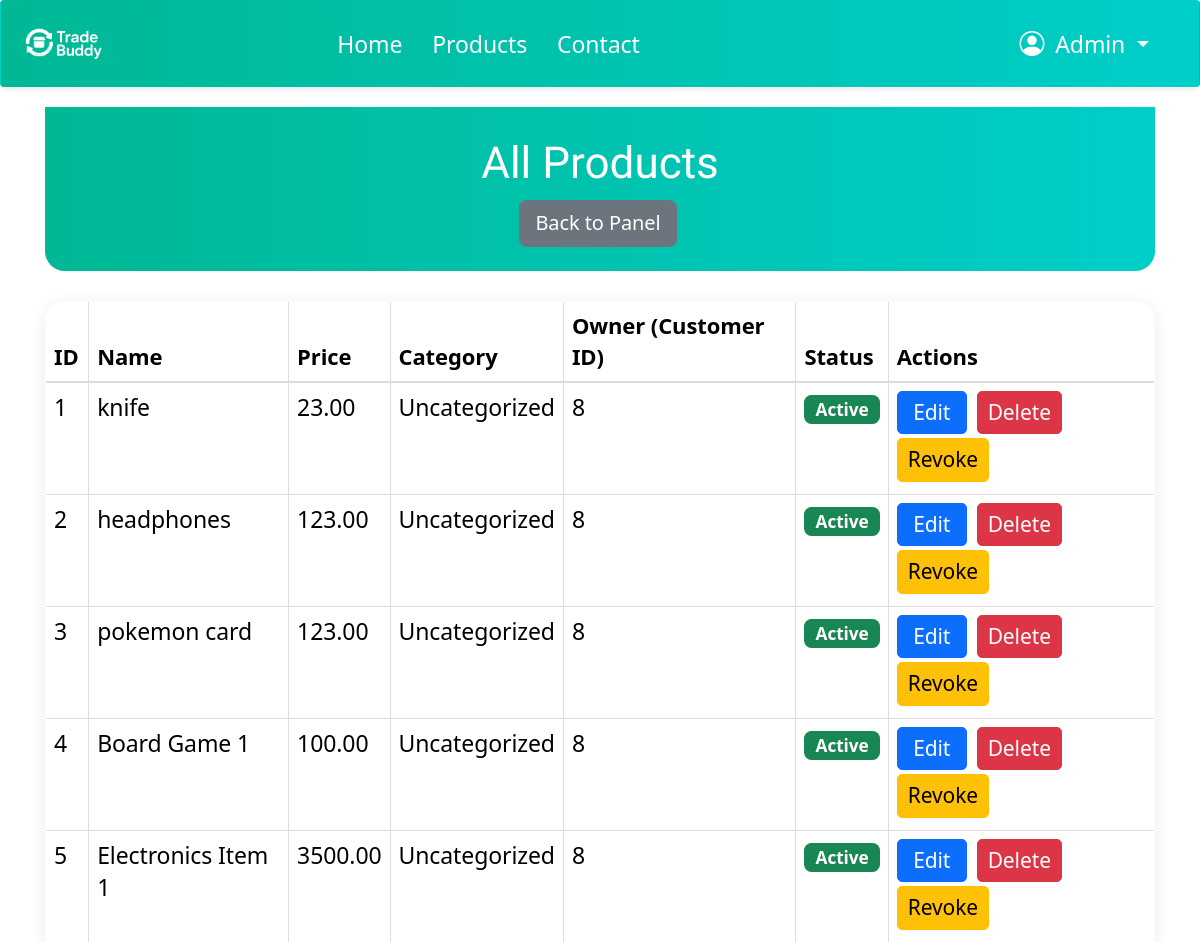
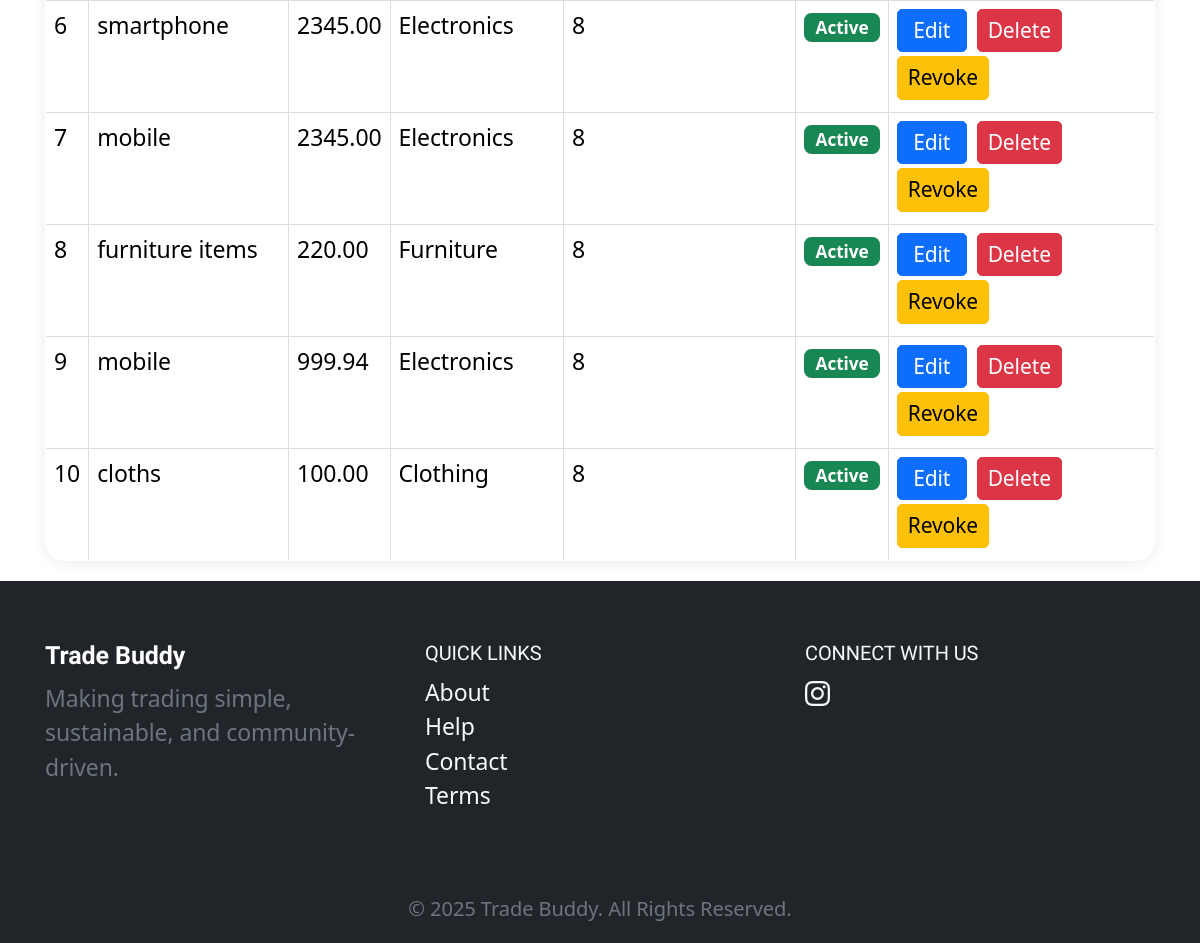
The page /admin_products.php (signed in) on the database as committed earlier (2 pictures, top to bottom).
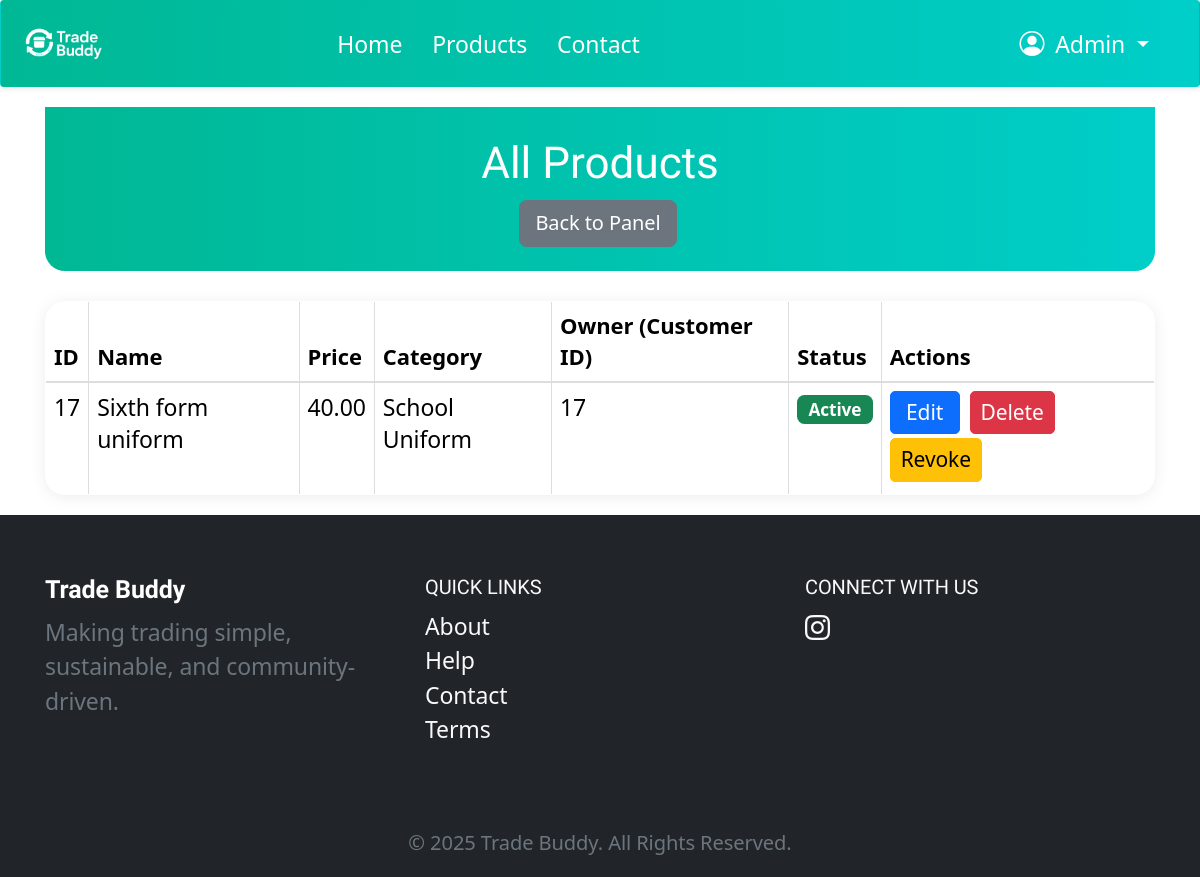
The same page on the database as committed later.
### tables this page shows
CREATE TABLE `products` (
  `id` int(11) NOT NULL,
  `customer_id` int(11) NOT NULL,
  `product_name` varchar(255) NOT NULL,
  `product_description` text DEFAULT NULL,
  `price` decimal(10,2) NOT NULL,
  `image` varchar(255) DEFAULT NULL,
  `category` varchar(255) NOT NULL DEFAULT 'Uncategorized',
  `is_active` tinyint(1) NOT NULL DEFAULT 1
);

### admin_products.php (the view, shortened to what this page needs)
<?php
require 'db_connect.php';
$result = $conn->query('SELECT id, product_name, price, category, customer_id, is_active FROM products');
?>
<!DOCTYPE html>
<html lang="en">
<head>
    <link rel="stylesheet" href="css/bootstrap.css">
    <link rel="stylesheet" href="css/style.css">
</head>
<body>
<?php include 'navbar.php'; ?>
<div class="container">
    <div class="admin-table-header mb-4">
        <h2 class="mb-2">All Products</h2>
        <a href="admin_panel.php" class="btn btn-secondary">Back to Panel</a>
    </div>
    <table class="table table-bordered">
        <thead>
        <tr>
            <th>ID</th>
            <th>Name</th>
            <th>Price</th>
            <th>Category</th>
            <th>Owner (Customer ID)</th>
            <th>Status</th>
            <th>Actions</th>
        </tr>
        </thead>
        <tbody>
        <?php while($row = $result->fetch_assoc()): ?>
            <tr>
                <td><?php echo $row['id']; ?></td>
                <td><?php echo htmlspecialchars($row['product_name']); ?></td>
                <td><?php echo htmlspecialchars($row['price']); ?></td>
                <td><?php echo htmlspecialchars($row['category']); ?></td>
                <td><?php echo htmlspecialchars($row['customer_id']); ?></td>
                <td>
                    <?php if (isset($row['is_active']) && $row['is_active']): ?>
                        <span class="badge bg-success">Active</span>
                    <?php else: ?>
                        <span class="badge bg-secondary">Inactive</span>
                    <?php endif; ?>
                </td>
                <td>
                    <a href="admin_product_edit.php?id=<?php echo $row['id']; ?>" class="btn btn-sm btn-primary">Edit</a>
                    <a href="admin_product_delete.php?id=<?php echo $row['id']; ?>" class="btn btn-sm btn-danger" onclick="return confirm('Are you sure you want to delete this product?');">Delete</a>
                    <?php if (isset($row['is_active']) && $row['is_active']): ?>
                        <a href="admin_product_revoke.php?id=<?php echo $row['id']; ?>" class="btn btn-sm btn-warning">Revoke</a>
                    <?php else: ?>
                        <a href="admin_product_grant.php?id=<?php echo $row['id']; ?>" class="btn btn-sm btn-success">Grant</a>
                    <?php endif; ?>
                </td>
            </tr>
        <?php endwhile; ?>
        </tbody>
    </table>
</div>
<?php include 'footer.php'; ?>
</body>
</html>

### navbar.php (shortened to what this page needs)
<head>
    <link rel="stylesheet" href="dist/css/style.css">
    <link href="style.css" rel="stylesheet">
    <link href="https://cdn.jsdelivr.net/npm/bootstrap@5.3.2/dist/css/bootstrap.min.css" rel="stylesheet">
<link href="https://cdn.jsdelivr.net/npm/bootstrap-icons@1.10.5/font/bootstrap-icons.css" rel="stylesheet">
</head>
<?php
$isUser = isset($_SESSION['customer_id']);
$isAdmin = isset($_SESSION['admin_logged_in']) && $_SESSION['admin_logged_in'] === true;
$userName = '';
if ($isAdmin) {
    $userName = 'Admin';
}
?>
<nav class="navbar navbar-expand-lg navbar-modern shadow-sm">
  <div class="container-fluid px-2 px-md-3">
    <a href="index.php" class="navbar-brand d-flex align-items-center me-auto">
      <img src="images/tb.png" height="80" width="160" class="me-2" alt="Trade Buddy Logo">
    </a>
    <div class="collapse navbar-collapse" id="navbarContent">
      <ul class="nav navbar-nav mx-auto">
        <li class="nav-item"><a href="index.php" class="nav-link<?php echo (basename($_SERVER['PHP_SELF']) == 'index.php') ? ' active' : ''; ?>">Home</a></li>
        <li class="nav-item"><a href="Product.php" class="nav-link<?php echo (basename($_SERVER['PHP_SELF']) == 'Product.php') ? ' active' : ''; ?>">Products</a></li>
        <li class="nav-item"><a href="contact.php" class="nav-link<?php echo (basename($_SERVER['PHP_SELF']) == 'contact.php') ? ' active' : ''; ?>">Contact</a></li>
      </ul>
      <ul class="nav navbar-nav ms-auto">
        <?php if ($isUser): ?>
          <li class="nav-item">
            <a href="profile.php" class="nav-link" title="Profile">
              <i class="bi bi-person-circle fs-5 text-white"></i> <span class="ms-1"><?php echo htmlspecialchars($userName); ?></span>
            </a>
          </li>
        <?php elseif ($isAdmin): ?>
          <li class="nav-item dropdown">
            <a href="#" class="nav-link dropdown-toggle" role="button" data-bs-toggle="dropdown" aria-expanded="false" title="Admin">
              <i class="bi bi-person-circle fs-5 text-white"></i> <span class="ms-1"><?php echo htmlspecialchars($userName); ?></span>
            </a>
          </li>
        <?php else: ?>
          <li class="nav-item"><a href="login.html" class="nav-link">User Login</a></li>
          <li class="nav-item"><a href="login.html" class="nav-link">Register</a></li>
        <?php endif; ?>
      </ul>
    </div>
  </div>
</nav>

### footer.php
<footer class="bg-dark text-white pt-5 pb-3" role="contentinfo">
	<div class="container">
		<div class="row">
			<div class="col-md-4 mb-4">
				<h5 class="fw-bold">Trade Buddy</h5>
				<p class="text-secondary">Making trading simple, sustainable, and community-driven.</p>
			</div>
			<div class="col-md-2 mb-4">
				<h6 class="text-uppercase text-light">Quick Links</h6>
				<ul class="list-unstyled">
					<li><a href="#" class="text-light text-decoration-none">About</a></li>
					<li><a href="#" class="text-light text-decoration-none">Help</a></li>
					<li><a href="#" class="text-light text-decoration-none">Contact</a></li>
					<li><a href="#" class="text-light text-decoration-none">Terms</a></li>
				</ul>
			</div>
			<div class="col-md-4 offset-md-2 mb-4">
				<h6 class="text-uppercase text-light">Connect With Us</h6>
				<a href="https://www.instagram.com/my.trade.buddy/" class="text-light me-3 fs-5"><i class="bi bi-instagram"></i></a>
			</div>
		</div>
		<div class="row text-center mt-4">
			<div class="col">
				<p class="mb-0 small text-secondary">&copy; 2025 Trade Buddy. All Rights Reserved.</p>
			</div>
		</div>
	</div>
</footer>

### css/style.css (style rules this page uses)
body { font-family: "Playfair Display", serif; font-weight: 400; font-size: 16px; line-height: 1.7; color: #828282; background: #fff; }
a { color: #d1c286; -webkit-transition: 0.5s; -o-transition: 0.5s; transition: 0.5s; }
p { margin-bottom: 20px; }
h1, h2, h3, h4, h5, h6, figure { color: #000; font-family: "Montserrat", Arial, sans-serif; font-weight: 400; margin: 0 0 20px 0; }
.btn { margin-right: 4px; margin-bottom: 4px; font-family: "Montserrat", Arial, sans-serif; font-size: 16px; font-weight: 400; -webkit-border-radius: 2px; -moz-border-radius: 2px; -ms-border-radius: 2px; border-radius: 2px; -webkit-transition: 0.5s; -o-transition: 0.5s; transition: 0.5s; padding: 8px 20px; }
.btn-primary { background: #d1c286; color: #fff; border: 2px solid #d1c286; }
.btn-warning { background: #f0ad4e; color: #fff; border: 2px solid #f0ad4e; }
.btn-danger { background: #d9534f; color: #fff; border: 2px solid #d9534f; }

### style.css (style rules this page uses)
.feature, .testimonial-inner, a { animation: transformer2 0.4s; transform: scale(1, 1); }

### admin_products.php (style rules this page uses)
body { background: #f8f9fa; font-size: 1.15rem !important; }
.admin-table-header { background: linear-gradient(90deg, #00b894, #00cec9); color: #fff; padding: 1.5rem 0 1rem 0; border-radius: 0 0 1rem 1rem; margin-bottom: 2rem; text-align: center; }
.table { background: #fff; border-radius: 1rem; overflow: hidden; box-shadow: 0 2px 16px rgba(0,0,0,0.08); }
.table th { background: #00b894; color: #fff; font-weight: 600; font-size: 1.1rem !important; }
.btn-sm { min-width: 70px; font-size: 1.05rem !important; }
h2 { font-size: 2.2rem !important; }

### navbar.php (style rules this page uses)
.navbar-modern { background: linear-gradient(90deg, #00b894, #00cec9); padding: 15px 0; }
.navbar-modern .navbar-brand { color: #fff !important; font-weight: bold; font-size: 1.5rem; }
.navbar-modern .navbar-brand img { filter: brightness(100); }
.navbar-modern .nav-link { color: #ffffff !important; transition: color 0.3s ease; font-weight: 500; padding: 0.5rem 1rem; }
.navbar-modern .nav-link { display: inline-block; margin: 0 5px; white-space: nowrap; }
.navbar-modern .navbar-brand img { max-height: 80px; width: auto; }

Rows that differ between the two databases and show on the page:
removed products: id "1", product_name "knife", price "23.00", category "Uncategorized", customer "8", is_active "Active"
removed products: id "2", product_name "headphones", price "123.00", category "Uncategorized", customer "8", is_active "Active"
removed products: id "3", product_name "pokemon card", price "123.00", category "Uncategorized", customer "8", is_active "Active"
removed products: id "4", product_name "Board Game 1", price "100.00", category "Uncategorized", customer "8", is_active "Active"
removed products: id "5", product_name "Electronics Item 1", price "3500.00", category "Uncategorized", customer "8", is_active "Active"
removed products: id "6", product_name "smartphone", price "2345.00", category "Electronics", customer "8", is_active "Active"
removed products: id "7", product_name "mobile", price "2345.00", category "Electronics", customer "8", is_active "Active"
removed products: id "8", product_name "furniture items", price "220.00", category "Furniture", customer "8", is_active "Active"
removed products: id "9", product_name "mobile", price "999.94", category "Electronics", customer "8", is_active "Active"
removed products: id "10", product_name "cloths", price "100.00", category "Clothing", customer "8", is_active "Active"
added products: id "17", product_name "Sixth form uniform", price "40.00", category "School Uniform", customer "17", is_active "Active"
